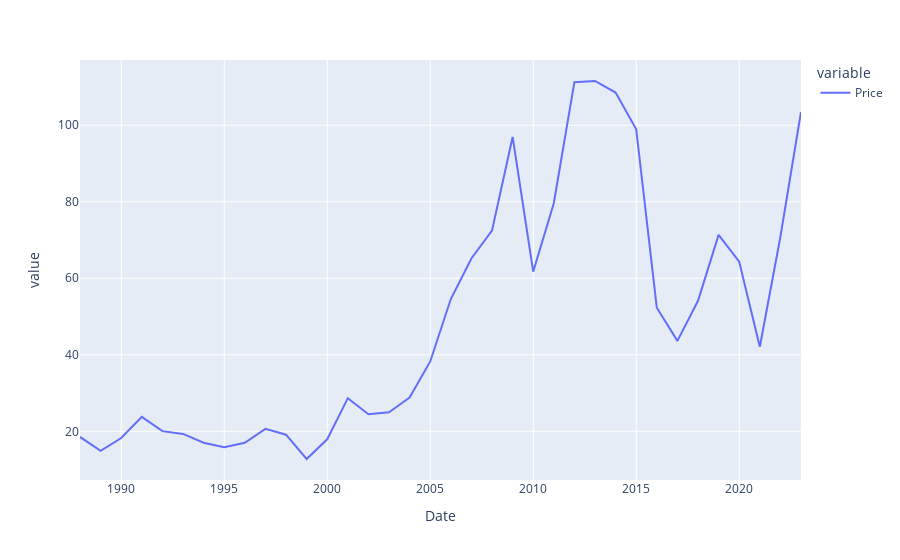

The code cell stored with this chart in its notebook:
### Code cell
# Resample parameters: A - annual, M - monthly, Q - Quarterly
px.line(oil.set_index("Date").resample("A").mean())

### Figure 1 — Plotly figure (JSON) as saved in the notebook; plotly's stock layout.template omitted (floating-point values rounded to 4 significant figures)
{"data": [{"hovertemplate": "variable=Price<br>Date=%{x}<br>value=%{y}<extra></extra>", "legendgroup": "Price", "line": {"color": "#636efa", "dash": "solid"}, "marker": {"symbol": "circle"}, "mode": "lines", "name": "Price", "orientation": "v", "showlegend": true, "x": ["1987-12-31T00:00:00", "1988-12-31T00:00:00", "1989-12-31T00:00:00", "1990-12-31T00:00:00", "1991-12-31T00:00:00", "1992-12-31T00:00:00", "1993-12-31T00:00:00", "1994-12-31T00:00:00", "1995-12-31T00:00:00", "1996-12-31T00:00:00", "1997-12-31T00:00:00", "1998-12-31T00:00:00", "1999-12-31T00:00:00", "2000-12-31T00:00:00", "2001-12-31T00:00:00", "2002-12-31T00:00:00", "2003-12-31T00:00:00", "2004-12-31T00:00:00", "2005-12-31T00:00:00", "2006-12-31T00:00:00", "2007-12-31T00:00:00", "2008-12-31T00:00:00", "2009-12-31T00:00:00", "2010-12-31T00:00:00", "2011-12-31T00:00:00", "2012-12-31T00:00:00", "2013-12-31T00:00:00", "2014-12-31T00:00:00", "2015-12-31T00:00:00", "2016-12-31T00:00:00", "2017-12-31T00:00:00", "2018-12-31T00:00:00", "2019-12-31T00:00:00", "2020-12-31T00:00:00", "2021-12-31T00:00:00", "2022-12-31T00:00:00"], "xaxis": "x", "y": [18.53, 14.91, 18.23, 23.76, 20.04, 19.32, 17.01, 15.86, 17.02, 20.64, 19.11, 12.76, 17.9, 28.66, 24.46, 24.99, 28.85, 38.26, 54.57, 65.16, 72.44, 96.94, 61.74, 79.61, 111.3, 111.6, 108.6, 98.97, 52.32, 43.64, 54.12, 71.34, 64.32, 42.1, 70.86, 103.5], "yaxis": "y", "type": "scatter"}], "layout": {"xaxis": {"anchor": "y", "domain": [0.0, 1.0], "title": {"text": "Date"}}, "yaxis": {"anchor": "x", "domain": [0.0, 1.0], "title": {"text": "value"}}, "legend": {"title": {"text": "variable"}, "tracegroupgap": 0}, "margin": {"t": 60}}}
